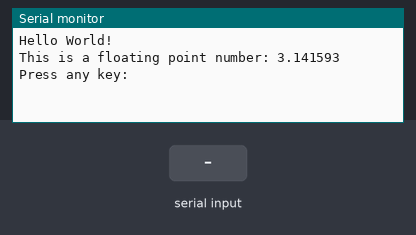
The program below on a simulated ATmega328P, built with avr-gcc and emulated at 16 MHz. Parts: the last lines printed to the serial monitor. The test bench sets the inputs (shaded band).

Above: at 1.2 s.
1.3 s: "1" received over Serial
At 2.5 s:
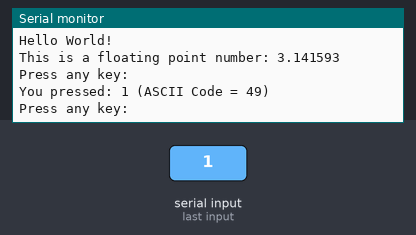
2.8 s: "0" received over Serial
At 3.6 s:
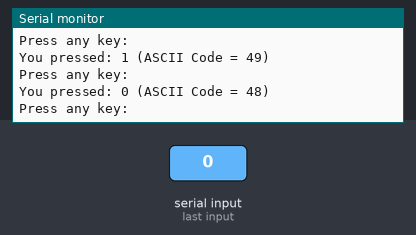
4.3 s: "2" received over Serial
At 4.8 s:
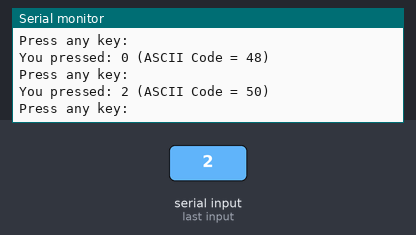

Measured:
- after the input at 1.3 s, the serial monitor: prints a new line at once (image 1)
- after the input at 2.8 s, the serial monitor: prints a new line at once (image 2)
- after the input at 4.3 s, the serial monitor: prints a new line at once (image 3)

The program:

main.c
```c
/* Connections

RXD (PD0) <--- TTL Serial Port TX
TXD (PD1) ---> TTL Serial Port RX
      GND <--- TTL Serial Port GND
*/

// Project common config and definitions
// NOTE: put this before other includes
#include "my/project_config.h"

#include <avr/pgmspace.h>
#include "my/serial_port.h"

int main(void)
{
  // initialize uart0 to use printf()
  serial_port_init();

  printf("Hello World!\r\n");

  float pi = 3.14159265359;

  printf("\r\nThis is a floating point number: %f\r\n", pi);

  while (1)
  {
    // Print a string stored in program memory (flash)
    printf_P(PSTR("\r\nPress any key:\r\n"));

    // scan standard stream (UART0)
    char input_byte;
    scanf("%c", &input_byte);

    // print scanned character and its code
    printf("\r\nYou pressed: %c (ASCII Code = %u)\r\n", input_byte, input_byte);
  }

    return 0;
}
```

serial_port.c
```c
#include "serial_port.h"

#include "project_config.h"
#include <avr/io.h>
#include <util/setbaud.h>

static int uart0_write_byte(int write_byte, FILE *stream);
static int uart0_read_byte(FILE *stream);
static FILE uart0_stdin = FDEV_SETUP_STREAM(NULL, uart0_read_byte, _FDEV_SETUP_READ);
static FILE uart0_stdout = FDEV_SETUP_STREAM(uart0_write_byte, NULL, _FDEV_SETUP_WRITE);

void serial_port_init(void)
{
  // requires BAUD
  UBRR0H = UBRRH_VALUE; // defined in setbaud.h
  UBRR0L = UBRRL_VALUE;
#if USE_2X
  UCSR0A |= (1 << U2X0);
#else
  UCSR0A &= ~(1 << U2X0);
#endif
  UCSR0B = (1 << TXEN0) | (1 << RXEN0);   // Enable UART0 both transmitter and receiver
  UCSR0C = (1 << UCSZ01) | (1 << UCSZ00); // 8 data bits, no parity, 1 stop bit

  // Assign our UART0 stream to standard I/O streams
  stdin = &uart0_stdin;
  stdout = &uart0_stdout;
}

static int uart0_write_byte(int write_byte, FILE *stream)
{
  loop_until_bit_is_set(UCSR0A, UDRE0); // Wait for empty transmit buffer
  UDR0 = write_byte;                    // write register value (write one byte to UART0)
  return 0;
}

static int uart0_read_byte(FILE *stream)
{
  loop_until_bit_is_set(UCSR0A, RXC0); // Wait for incoming data
  return UDR0;                         // return register value (read one byte from UART0)
}
```

serial_port.h
```c
#pragma once

#ifndef __SERIAL_PORT_H__
#define __SERIAL_PORT_H__

#include "serial_port.h"

#include <stdio.h>

void serial_port_init(void);

#endif // __SERIAL_PORT_H__
```

precise_timing.c
```c
#include "precise_timing.h"

#include "project_config.h"
#include <avr/io.h>
#include <avr/interrupt.h>
#include <util/atomic.h>

static volatile unsigned long precise_timing_millis;

/*
NOTE: An unsigned long holds values from 0 to 4,294,967,295 (2^32 - 1).
It will roll over to 0 after reaching its maximum value.

The `volatile` keyword indicates that the variable `timer1_millis`
can be modified unexpectedly, and the compiler should not make assumptions
about its value or optimize accesses to it.
*/

// With f_timer1 = 2 Mhz, each timer1 count takes 0.5 microsecond
// when timer1 gets this value, 1ms has passed
static const unsigned int CTC_THRESHOLD = 1999;

ISR(TIMER1_COMPA_vect)
{
  precise_timing_millis++;
}

void precise_timing_init(void)
{
  // Configure Timer1 to count from 0 to 1999 with 2Mhz frequency:
  // WGM1 = 0100 => Enable CTC mode (Clears timer when timer counter equals to the value of OCR1A)
  // CS1  =  010 => Set clock divisor to 8
  TCCR1B |= (1 << WGM12) | (1 << CS11);

  // Assuming that (F_CPU = 16Mhz) => (f_timer1 = 2 Mhz)
  const unsigned int f_timer1 = (F_CPU / 8); // clock divisor = 8

  // high byte first, then low byte
  OCR1AH = (CTC_THRESHOLD >> 8);
  OCR1AL = CTC_THRESHOLD;

  // Enable the compare match interrupt
  TIMSK1 |= (1 << OCIE1A);

  // REMEMBER TO ENABLE GLOBAL INTERRUPTS AFTER THIS WITH `sei()`
}

unsigned long millis(void)
{
  // Ensure this cannot be disrupted
  ATOMIC_BLOCK(ATOMIC_FORCEON)
  {
    return precise_timing_millis;
  }
}

unsigned long micros(void)
{
  return millis() * 1000 + (TCNT1 / 2); // Each counting of TCNT1 takes 0.5 microsecond
}

void precise_delay_ms(unsigned long ms)
{
  const unsigned long start_ms = millis();

  while (1)
  {
    unsigned long current_ms = millis();

    unsigned long diff_ms = current_ms - start_ms;

    if (diff_ms >= ms)
    {
      // desired delay is applied
      break;
    }
  }
}

void precise_delay_us(unsigned char us)
{
  // According to timer1 configurations, TCNT1 counts from 0 to 1999 repeatedly

  const unsigned int start_us = TCNT1;

  while (1)
  {
    unsigned int current_us = TCNT1;

    signed int diff_us = (signed int)current_us - start_us;

    // if ctc overflow has happened after start_us
    if (current_us < start_us)
    {
      diff_us = diff_us + CTC_THRESHOLD + 1;
    }

    diff_us = diff_us / 2; // Each counting of TCNT1 takes 0.5 microsecond

    if (diff_us >= us)
    {
      // desired delay is applied
      break;
    }
  }
}
```

precise_timing.h
```c
#pragma once

#ifndef __PRECISE_TIMING_H__
#define __PRECISE_TIMING_H__

#include "precise_timing.h"

void precise_timing_init(void);
unsigned long millis(void);
void precise_delay_us(unsigned char us);
void precise_delay_ms(unsigned long ms);

#endif // __PRECISE_TIMING_H__
```

serial_port.c
```c
#include "serial_port.h"

#include "project_config.h"
#include <avr/io.h>
#include <util/setbaud.h>

static int uart0_write_byte(int write_byte, FILE *stream);
static int uart0_read_byte(FILE *stream);
static FILE uart0_stdin = FDEV_SETUP_STREAM(NULL, uart0_read_byte, _FDEV_SETUP_READ);
static FILE uart0_stdout = FDEV_SETUP_STREAM(uart0_write_byte, NULL, _FDEV_SETUP_WRITE);

void serial_port_init(void)
{
  // requires BAUD
  UBRR0H = UBRRH_VALUE; // defined in setbaud.h
  UBRR0L = UBRRL_VALUE;
#if USE_2X
  UCSR0A |= (1 << U2X0);
#else
  UCSR0A &= ~(1 << U2X0);
#endif
  UCSR0B = (1 << TXEN0) | (1 << RXEN0);   // Enable UART0 both transmitter and receiver
  UCSR0C = (1 << UCSZ01) | (1 << UCSZ00); // 8 data bits, no parity, 1 stop bit

  // Assign our UART0 stream to standard I/O streams
  stdin = &uart0_stdin;
  stdout = &uart0_stdout;
}

static int uart0_write_byte(int write_byte, FILE *stream)
{
  loop_until_bit_is_set(UCSR0A, UDRE0); // Wait for empty transmit buffer
  UDR0 = write_byte;                    // write register value (write one byte to UART0)
  return 0;
}

static int uart0_read_byte(FILE *stream)
{
  loop_until_bit_is_set(UCSR0A, RXC0); // Wait for incoming data
  return UDR0;                         // return register value (read one byte from UART0)
}
```

serial_port.h
```c
#pragma once

#ifndef __SERIAL_PORT_H__
#define __SERIAL_PORT_H__

#include "serial_port.h"

#include <stdio.h>

void serial_port_init(void);

#endif // __SERIAL_PORT_H__
```

precise_timing.c
```c
#include "precise_timing.h"

#include "project_config.h"
#include <avr/io.h>
#include <avr/interrupt.h>
#include <util/atomic.h>

static volatile unsigned long precise_timing_millis;

/*
NOTE: An unsigned long holds values from 0 to 4,294,967,295 (2^32 - 1).
It will roll over to 0 after reaching its maximum value.

The `volatile` keyword indicates that the variable `timer1_millis`
can be modified unexpectedly, and the compiler should not make assumptions
about its value or optimize accesses to it.
*/

// With f_timer1 = 2 Mhz, each timer1 count takes 0.5 microsecond
// when timer1 gets this value, 1ms has passed
static const unsigned int CTC_THRESHOLD = 1999;

ISR(TIMER1_COMPA_vect)
{
  precise_timing_millis++;
}

void precise_timing_init(void)
{
  // Configure Timer1 to count from 0 to 1999 with 2Mhz frequency:
  // WGM1 = 0100 => Enable CTC mode (Clears timer when timer counter equals to the value of OCR1A)
  // CS1  =  010 => Set clock divisor to 8
  TCCR1B |= (1 << WGM12) | (1 << CS11);

  // Assuming that (F_CPU = 16Mhz) => (f_timer1 = 2 Mhz)
  const unsigned int f_timer1 = (F_CPU / 8); // clock divisor = 8

  // high byte first, then low byte
  OCR1AH = (CTC_THRESHOLD >> 8);
  OCR1AL = CTC_THRESHOLD;

  // Enable the compare match interrupt
  TIMSK1 |= (1 << OCIE1A);

  // REMEMBER TO ENABLE GLOBAL INTERRUPTS AFTER THIS WITH `sei()`
}

unsigned long millis(void)
{
  // Ensure this cannot be disrupted
  ATOMIC_BLOCK(ATOMIC_FORCEON)
  {
    return precise_timing_millis;
  }
}

unsigned long micros(void)
{
  return millis() * 1000 + (TCNT1 / 2); // Each counting of TCNT1 takes 0.5 microsecond
}

void precise_delay_ms(unsigned long ms)
{
  const unsigned long start_ms = millis();

  while (1)
  {
    unsigned long current_ms = millis();

    unsigned long diff_ms = current_ms - start_ms;

    if (diff_ms >= ms)
    {
      // desired delay is applied
      break;
    }
  }
}

void precise_delay_us(unsigned char us)
{
  // According to timer1 configurations, TCNT1 counts from 0 to 1999 repeatedly

  const unsigned int start_us = TCNT1;

  while (1)
  {
    unsigned int current_us = TCNT1;

    signed int diff_us = (signed int)current_us - start_us;

    // if ctc overflow has happened after start_us
    if (current_us < start_us)
    {
      diff_us = diff_us + CTC_THRESHOLD + 1;
    }

    diff_us = diff_us / 2; // Each counting of TCNT1 takes 0.5 microsecond

    if (diff_us >= us)
    {
      // desired delay is applied
      break;
    }
  }
}
```

precise_timing.h
```c
#pragma once

#ifndef __PRECISE_TIMING_H__
#define __PRECISE_TIMING_H__

#include "precise_timing.h"

void precise_timing_init(void);
unsigned long millis(void);
unsigned long micros(void);
void precise_delay_ms(unsigned long ms);
void precise_delay_us(unsigned char us);

#endif // __PRECISE_TIMING_H__
```

serial_port.c
```c
#include "serial_port.h"

#include "project_config.h"
#include <avr/io.h>
#include <util/setbaud.h>

static int uart0_write_byte(int write_byte, FILE *stream);
static int uart0_read_byte(FILE *stream);
static FILE uart0_stdin = FDEV_SETUP_STREAM(NULL, uart0_read_byte, _FDEV_SETUP_READ);
static FILE uart0_stdout = FDEV_SETUP_STREAM(uart0_write_byte, NULL, _FDEV_SETUP_WRITE);

void serial_port_init(void)
{
  // requires BAUD
  UBRR0H = UBRRH_VALUE; // defined in setbaud.h
  UBRR0L = UBRRL_VALUE;
#if USE_2X
  UCSR0A |= (1 << U2X0);
#else
  UCSR0A &= ~(1 << U2X0);
#endif
  UCSR0B = (1 << TXEN0) | (1 << RXEN0);   // Enable UART0 both transmitter and receiver
  UCSR0C = (1 << UCSZ01) | (1 << UCSZ00); // 8 data bits, no parity, 1 stop bit

  // Assign our UART0 stream to standard I/O streams
  stdin = &uart0_stdin;
  stdout = &uart0_stdout;
}

static int uart0_write_byte(int write_byte, FILE *stream)
{
  loop_until_bit_is_set(UCSR0A, UDRE0); // Wait for empty transmit buffer
  UDR0 = write_byte;                    // write register value (write one byte to UART0)
  return 0;
}

static int uart0_read_byte(FILE *stream)
{
  loop_until_bit_is_set(UCSR0A, RXC0); // Wait for incoming data
  return UDR0;                         // return register value (read one byte from UART0)
}
```

serial_port.h
```c
#pragma once

#ifndef __SERIAL_PORT_H__
#define __SERIAL_PORT_H__

#include "serial_port.h"

#include <stdio.h>

void serial_port_init(void);

#endif // __SERIAL_PORT_H__
```

project_config.h
```c
#pragma once

#ifndef __PROJECT_CONFIG_H__
#define __PROJECT_CONFIG_H__

// Device name
#define __AVR_ATmega328P__
// CPU main clock frequency in Hz
#define F_CPU 16000000UL
// UART baudrate
#define BAUD 9600UL

#endif // __PROJECT_CONFIG_H__
```

project_config.h
```c
#pragma once

#ifndef __PROJECT_CONFIG_H__
#define __PROJECT_CONFIG_H__

// Device name
#define __AVR_ATmega328P__
// CPU main clock frequency in Hz
#define F_CPU 16000000UL
// UART baudrate
#define BAUD 115200UL

#endif // __PROJECT_CONFIG_H__
```

project_config.h
```c
#pragma once

#ifndef __PROJECT_CONFIG_H__
#define __PROJECT_CONFIG_H__

// Device name
#define __AVR_ATmega328P__
// CPU main clock frequency in Hz
#define F_CPU 16000000UL
// UART baudrate
#define BAUD 115200UL

#endif // __PROJECT_CONFIG_H__
```
